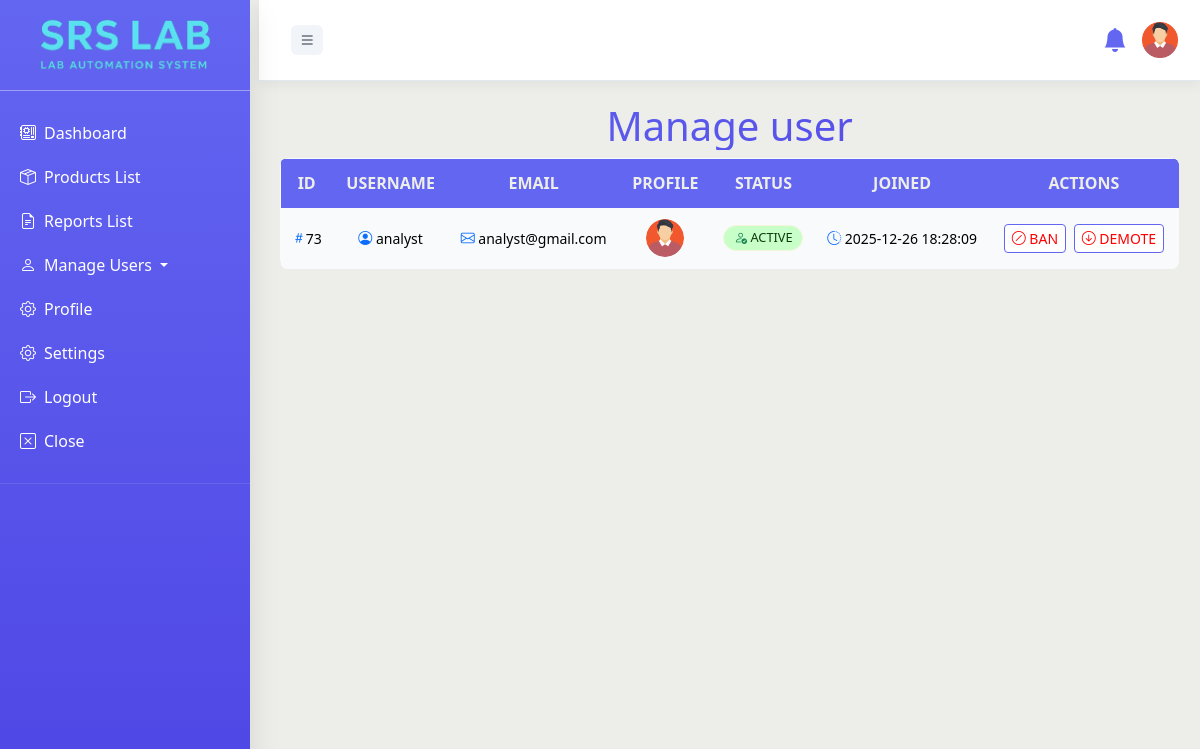
Page /adminplayground/manage_analysts.php (signed in) on the committed database.
### tables this page shows
CREATE TABLE `users` (
  `id` int(11) NOT NULL,
  `username` varchar(50) NOT NULL,
  `email` varchar(100) NOT NULL,
  `password` varchar(255) NOT NULL,
  `profile_img` varchar(255) NOT NULL,
  `role` enum('admin','user','analyst','supplier','tester') NOT NULL DEFAULT 'user',
  `status` enum('active','banned') DEFAULT 'active',
  `created_at` timestamp NOT NULL DEFAULT current_timestamp(),
  `last_login` timestamp NULL DEFAULT NULL,
  `bg-img` varchar(255) NOT NULL,
  `otp_code` varchar(6) DEFAULT NULL,
  `otp_expiry` datetime DEFAULT NULL,
  `greetings` tinyint(1) DEFAULT 0 COMMENT '0 = not sent, 1 = sent',
  `preferred_language` varchar(10) DEFAULT 'en'
);

### config/auth.php (called while the page is built, shortened)
<?php
$role = $_SESSION['role'];
?>

### adminplayground/manage_analysts.php (the view, shortened to what this page needs)
<?php
include "../config/auth.php";
include "../config/action_logger.php";
$analyst = mysqli_query($conn, "SELECT id, username, email, profile_img, status, created_at FROM users WHERE role='analyst' ORDER BY created_at DESC");
?>
<!DOCTYPE html>
<html lang="en">
<head>
  <link rel="stylesheet" href="../css/read.css">
  <?php include "../xtras/link.php";?>
  <link rel="stylesheet" href="alert.css">
</head>
<body>
<<?php
if ($role === 'admin') {
    include '../xtras/adminhead.php';
}
?>
<div class="main">
 <h1>Manage user</h1>
  <div class="table-responsive">
    <table class="table-custom">
      <thead>
        <tr>
          <th>ID</th>
          <th>Username</th>
          <th>Email</th>
          <th>Profile</th>
          <th>Status</th>
          <th>Joined</th>
          <th>Actions</th>
        </tr>
      </thead>
      <tbody>
   <?php if(mysqli_num_rows($analyst) > 0): ?>
        <?php foreach ($analyst as $t): ?>
          <tr>
            <td><i class="bi bi-hash text-primary"></i><?= $t['id']; ?></td>
          <td><i class="bi bi-person-circle text-primary"></i> <?= htmlspecialchars($t['username']); ?></td>
          <td><i class="bi bi-envelope text-primary"></i> <?= htmlspecialchars($t['email']); ?></td>
          <td class="rounded-circle">
            <img src="../<?= htmlspecialchars($t['profile_img']); ?>" width="80"  alt="User profile image">
          </td>
<td>
            <?php if ($t['status'] === 'banned'): ?>
              <span class="badge-user badge-banned"><i class="bi bi-person-x text-danger"></i> Banned</span>
            <?php else: ?>
              <span class="badge-user badge-active"><i class="bi bi-person-check text-success"></i> Active</span>
            <?php endif; ?>
          </td>
            <td><i class="bi bi-clock-history text-primary"></i> <?= htmlspecialchars($t['created_at']); ?></td>
            <td>
              <?php if ($t['status'] === 'active'): ?>
                <a href="#" onclick="confirmAction(event, '?action=ban&id=<?= $t['id'] ?>', 'ban this analyst')" class="btn-delete">
                  <i class="bi bi-slash-circle"></i> Ban
                </a>
              <?php else: ?>
                <a href="#" onclick="confirmAction(event, '?action=unban&id=<?= $t['id'] ?>', 'unban this analyst')" class="btn-update">
                  <i class="bi bi-check-circle"></i> Unban
                </a>
              <?php endif; ?>
              <a href="#" onclick="confirmAction(event, '?action=demote&id=<?= $t['id'] ?>', 'demote this analyst to user')" class="btn-delete">
                <i class="bi bi-arrow-down-circle"></i> Demote
              </a>
            </td>
          </tr>
        <?php endforeach; ?>
        <?php else:?>
          <tr>
            <td colspan="8" class="text-center">No user found.</td>
          </tr>
          <?php endif; ?>
      </tbody>
    </table>
  </div>
</div>
</body>
</html>

### xtras/adminhead.php (shortened to what this page needs)
<?php
include "../config/auth.php";
$user_id = $_SESSION['user_id'] ?? 0;
if ($user_id) {
    $res = mysqli_query($conn, "SELECT username, profile_img, email FROM users WHERE id = $user_id LIMIT 1");
    $user = mysqli_fetch_assoc($res);
}
?>
<link rel="stylesheet" href="../css/board.css">
<nav id="sidebar">
        <div class="sidebar-header">
            <h3></i><img class="logo" src="../images/logo22.png" alt=""></h3>
        </div>
        <ul class="list-unstyled components">
            <li><a href="../dashboard/admin.php" title="Dashboard"><i class="bi bi-motherboard me-2"></i>Dashboard</a></li>
            <li><a href="../products/list_products.php" title="Products List"><i class="bi bi-box-seam me-2"></i>Products List</a></li>
            <li><a href="../reports/list_reports.php" title="Reports List"><i class="bi bi-file-earmark-text me-2"></i>Reports List</a></li>
            <li>
                <a href="#productssubmenu" data-bs-toggle="collapse" aria-expanded="false" class="dropdown-toggle" title="Manage Users">
                    <i class="bi bi-person me-2"></i>Manage Users
                </a>
            </li>
            <li><a href="../users/settings.php" title="Profile"><i class="bi bi-gear me-2"></i>Profile</a></li>
            <li><a href="../users/settings.php" title="Settings"><i class="bi bi-gear me-2"></i>Settings</a></li>
            <li><a href="../users/logout.php" title="Logout"><i class="bi bi-box-arrow-right me-2"></i>Logout</a></li>
            <li><a id="sidebarCollapsex" href="#" title="Close"><i class="bi bi-x-square me-2"></i>Close</a></li>
        </ul>
    </nav>
    <div id="content">
           <nav class="navbar navbar-expand-lg align-items-center">
            <div class="container-fluid">
                <button type="button" title="Sidebar Collapse" id="sidebarCollapse" class="btn btn-toggle"  aria-expanded="false">
                <i class="bi bi-list"></i>
                </button>
            </div>
<div class="collapse navbar-collapse" id="navbarSupportedContent">
    <ul class="navbar-nav ms-auto mb-2 mb-lg-0 text-center align-items-center">
        <li class="nav-item">
<button id="notifBell" class="btn position-relative" title="notification" data-bs-toggle="modal" data-bs-target="#notifModal">
    <i class="bi bi-bell-fill fs-4"></i>
</button>
        </li>
        <li class="nav-item">
  <div class="admin-badge">
    <img src="../<?= htmlspecialchars($user['profile_img'] ?? 'adm.png'); ?>"
         alt="<?= htmlspecialchars($user['username'] ?? 'User'); ?> "
         class="admin-avatar"
         title="<?= htmlspecialchars(($user['username'] ?? 'User') . "\n" . ($user['email'] ?? 'User@gmail.com')); ?>">
  </div>
</li>
    </ul>
</div>
        </nav>

### css/read.css (style rules this page uses)
:root { --text: #000000; --background: #edede9; --secondary: #f8fafc; --primary: #6366f1; --border: transparent; --input: #ffffff; --accent: #4f46e5; }
body { opacity: 0; transition: opacity 0.5s ease-in-out; }
html,body { height: 100%; width: 100%; }
.main { width: 100%; height: 80vh; }
body { background-color: var(--background) !important; color: var(--text); font-family: "Inter", Arial, sans-serif; display: flex; justify-content: center; align-items: center; min-height: 100vh; overflow-x: hidden; }
.main { flex-direction: column; white-space: nowrap; padding: 20px; background: var(--background); border: 1px solid transparent; backdrop-filter: blur(5px); margin: 0px !important; border-radius: 15px; }
h1 { font-weight: 700; font-size: 2.5rem; background: linear-gradient(135deg, var(--primary), var(--accent)); -webkit-background-clip: text; -webkit-text-fill-color: transparent; background-clip: text; margin-bottom: 2rem; text-align: center; }
.table-custom { width: 100%; border-collapse: collapse; background: var(--secondary); border: 1px solid transparent !important; border-radius: 10px !important; }
.table-custom thead { background: var(--primary); color: var(--background); border-radius: 5px !important; border: 1px solid transparent !important; }
.table-custom thead th { font-weight: 700; text-transform: uppercase; text-align: center; padding: 12px; color: var(--background); border: 1px solid transparent !important; }
.table-custom tbody { background-color: var(--secondary) !important; padding: 10px; text-align: center; margin-bottom: 1px solid var(--accent) !important; font-size: 14px; border-radius: 5px !important; border: 1px solid transparent !important; }
.table-custom tbody td { background-color: var(--secondary) !important; padding: 10px; color: var(--text); text-align: center; border-radius: 0px !important; margin-bottom: 1px solid var(--accent) !important; font-size: 14px; border: 1px solid transparent !important; }
.table-custom img { background-color: transparent!important; color: var(--text); border: 1px solid transparent !important; width: 40px; height: 40px; object-fit: cover; border-radius: 50px !important; }
.badge-status, .badge-result, .badge-user { padding: 2.5px 5px !important; font-size: 0.8rem; font-weight: 500; min-width: 80px; border: 1px solid beige !important; text-transform: capitalize; display: inline-block; text-transform: uppercase; border-radius: 50px; }
.badge-passed, .badge-active { color: #0d3b0d !important; background-color: #c8ffc8 !important; }
.btn-delete, .btn-update, .btn-view, .btn-test { padding: 3px 7px; font-weight: 400; font-size: 1rem; margin: 2px; text-transform: uppercase; border: 0.5px solid var(--primary) !important; transition: all 0.2s ease; font-size: 14px; display: inline-block; text-decoration: none; border-radius: 4px; cursor: pointer; }
.btn-delete { background-color: white; color: red; }
li a { text-decoration: none !important; }

### xtras/translate_init.php (style rules this page uses)
body { top: 0 !important; position: static !important; }

### xtras/adminhead.php (style rules this page uses)
.logo { height: 60px; }
.bi-bell-fill { color: #6366f1 !important; }

### rows in the picture
users: profile_img (placeholder picture)
users: id "73", username "analyst", email "analyst@gmail.com", profile_img (placeholder picture), status "active" (drawn), created_at "2025-12-26 18:28:09"
